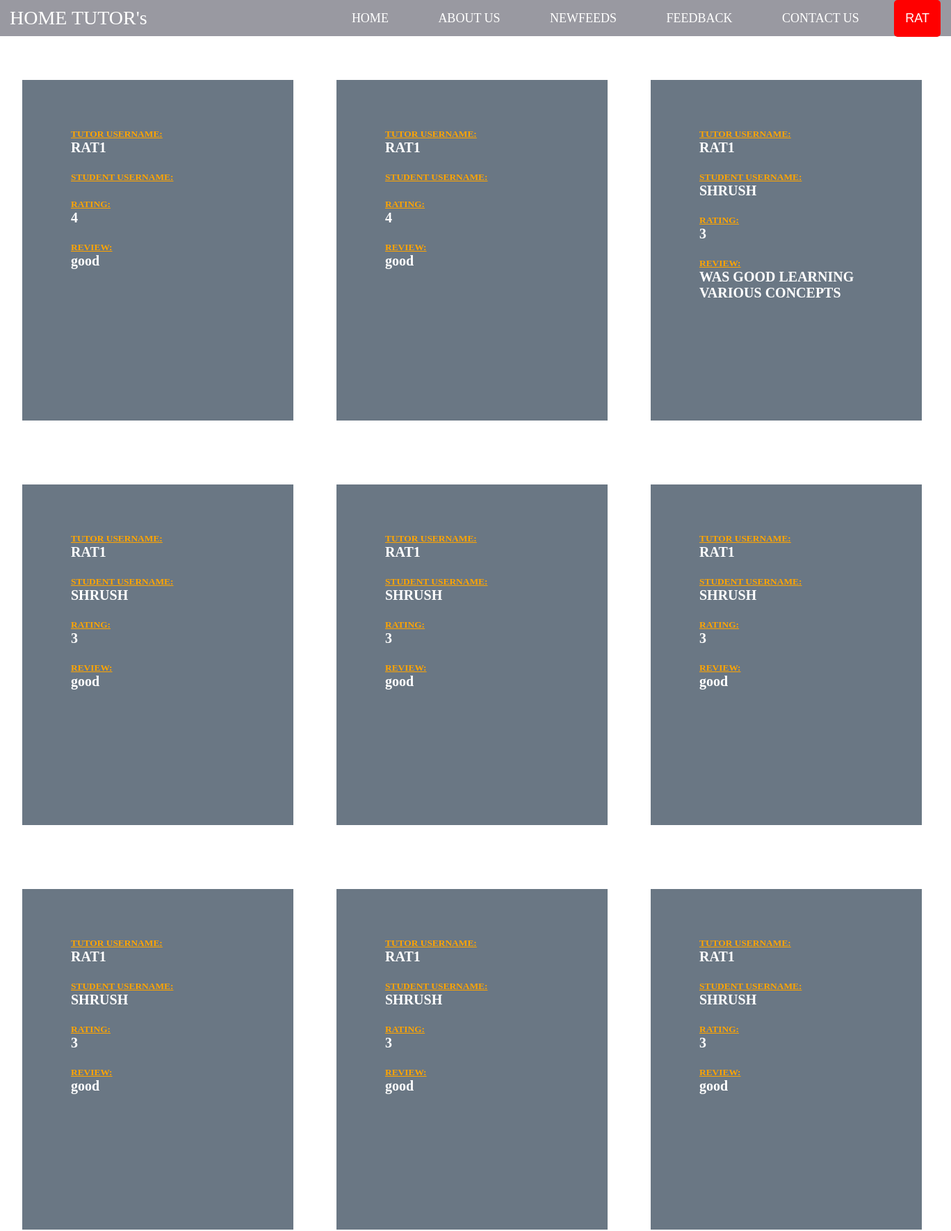
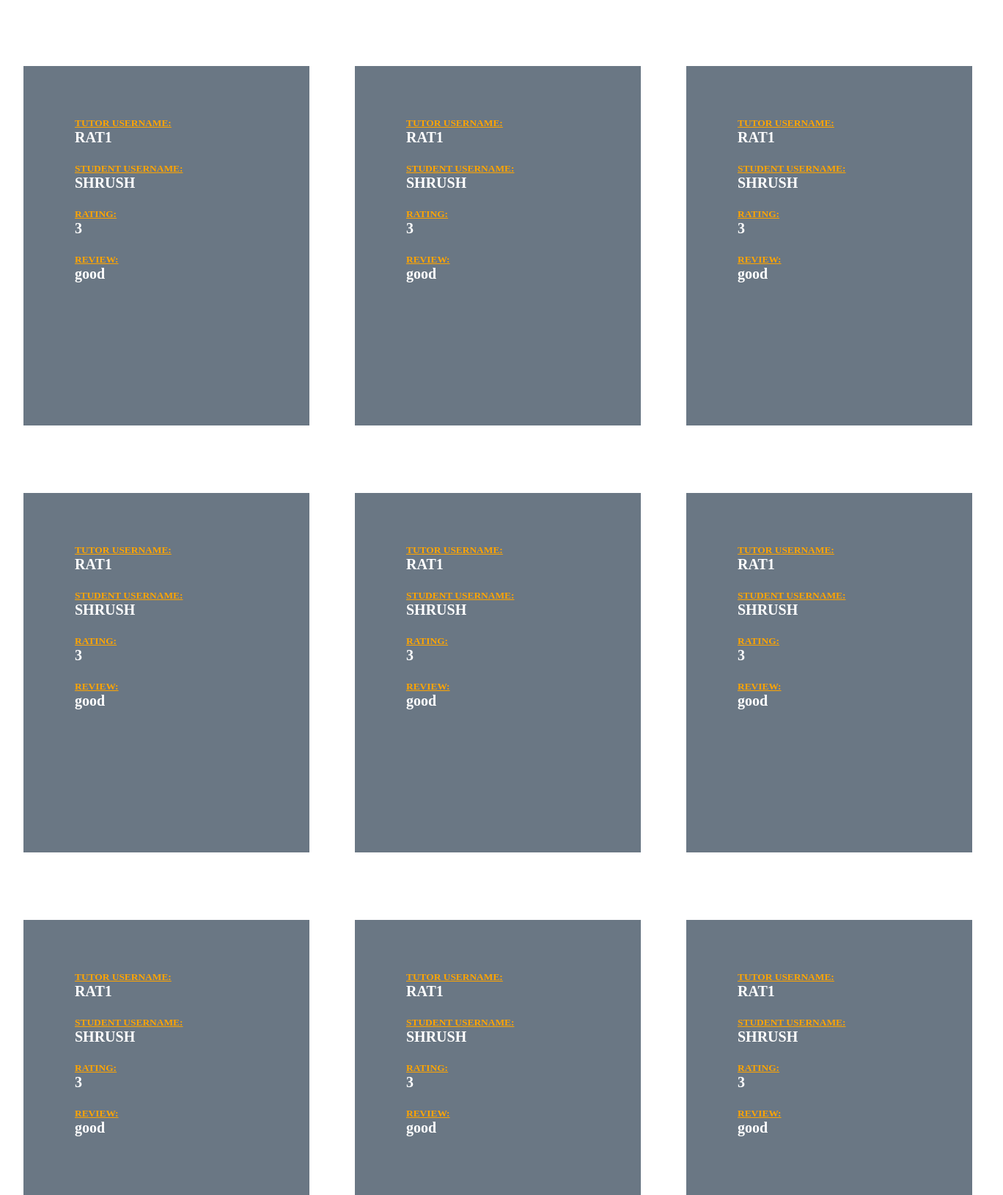
Screenshot of /TUTOR/feedback.php (signed in, upper part) with the database file from the repository (2 pictures, top to bottom).
### tables this page shows
CREATE TABLE `feedback` (
  `id` int(15) NOT NULL auto_increment,
  `u_tutor` varchar(255) NOT NULL,
  `u_student` varchar(255) NOT NULL,
  `rating` varchar(2) NOT NULL,
  `review` varchar(255) NOT NULL,
  PRIMARY KEY  (`id`)
);

### TUTOR/feedback.php (the view, shortened to what this page needs)
<html>
<head>
<link rel="stylesheet" type="text/css" href="newsfields.css">
<link rel="stylesheet" type="text/css" href="global.css" />
</head>
<body>
<header>
<div class="main">
<ul>
<li class="active"><a href="homepagelogin.php">HOME</a></li>
<li><a href="about.php">ABOUT US</a></li>
<li><a href="newsfeed.php">NEWFEEDS</a></li>
<li><a href="feedback.php">FEEDBACK</a></li>
<li><a href="contact.php">CONTACT US</a></li>
<li><div class="dropdown">
  <button class="dropbtn"><?php echo $_SESSION["name"];?></button>
</div>
</li>
</ul>
</div>
<div class="header">&nbsp;&nbsp;HOME TUTOR's </a></div>
<table>
<tr>
<?php
    $count=0;
    $con=mysqli_connect("localhost","root","","tutor");
    $sql="SELECT * from feedback WHERE u_tutor='".$_SESSION["username"]."'";
    $result = mysqli_query($con, $sql);
    if(mysqli_num_rows($result) > 0)
    {
        while($row = mysqli_fetch_assoc($result))
        {
            echo "<td><div class='content'>";
    echo "<h6>".'<p><u>TUTOR USERNAME:</u></p>'."</h6>";
    echo"<h4>".$row["u_tutor"]."</h4>";
    echo "<br>";
	echo "<h6>".'<p><u>STUDENT USERNAME:</u></p>'."</h6>";
    echo"<h4>".$row["u_student"]."</h4>";
    echo "<br>";
    echo "<h6>".'<p><u>RATING:</u></p>'."</h6>";
    echo"<h4>".$row["rating"]."</h4>";
    echo" <br>";
	echo "<h6>".'<p><u>REVIEW:</u></p>'."</h6>";
    echo"<h4>".$row["review"]."</h4>";
    echo" <br>";
    echo" </div> </td>";
    $count++;
    if($count%3==0)
{
    echo"</tr><tr>";
}
    }
    }
else{
	echo"Your tutor have not yet uploaded any notes yet!";
}
?></table>
</body></html>

### TUTOR/newsfields.css (style rules this page uses)
* { margin: 0; padding: 0; }
ul { float:right; list-style-type:none; margin-top:-5px; font-size:18px; }
ul li { display: inline-block; margin-left:25px; }
ul li a { text-decoration:none; color:white; padding:5px 20px; border:1px solid transparent; transition: 0.6s ease; }
.content { background: rgba(44,62,80,0.7); padding: 70px; margin-top:30px; font-weight:bold; height:270px; }
.content { background: rgba(44,62,80,0.7); padding: 70px; margin-top:30px; font-weight:bold; height:270px; width:250px; color:white; font-size:20px; }
table { align-items:center; }
td { padding:30px; margin:30px; }
ul { float:right; list-style-type:none; margin-top:10px; font-size:18px; margin-left:25px; }
.main { max-width: 1500px; margin:auto; }
.header { font-size:22px; width:100%; font-family:'Century Gothic'; }
.content { height:270px; }
body { background:url("source_background/bckground6.jpg"); background-size:cover; overflow:scroll; background-attachment: fixed; background-repeat:no repeat; }
header { background-size: cover; background-position: center; }

### TUTOR/global.css (style rules this page uses)
.header { font-size:28px; text-align:left; background-color:rgba(0,0,20,0.40); color:white; margin:auto; padding:10px 0px 10px 0px; display:block; }
a { text-decoration:none; color:white; }

### TUTOR/feedback.php (style rules this page uses)
h6 { color:orange; }
.content { height:350px; }
.dropbtn { background-color:red; color: white; padding: 16px; font-size: 18px; border: none; border-radius:05px; margin-right:15px; margin-top:-10px; ` }
.dropdown { position: relative; display: inline-block; }

### rows the page displays
feedback: u_tutor "RAT1", rating "4", review "good"
feedback: u_tutor "RAT1", rating "4", review "good"
feedback: u_tutor "RAT1", u_student "SHRUSH", rating "3", review "WAS GOOD LEARNING VARIOUS CONCEPTS"
feedback: u_tutor "RAT1", u_student "SHRUSH", rating "3", review "good"
feedback: u_tutor "RAT1", u_student "SHRUSH", rating "3", review "good"
feedback: u_tutor "RAT1", u_student "SHRUSH", rating "3", review "good"
feedback: u_tutor "RAT1", u_student "SHRUSH", rating "3", review "good"
feedback: u_tutor "RAT1", u_student "SHRUSH", rating "3", review "good"
feedback: u_tutor "RAT1", u_student "SHRUSH", rating "3", review "good"
feedback: u_tutor "RAT1", u_student "SHRUSH", rating "3", review "good"
feedback: u_tutor "RAT1", u_student "SHRUSH", rating "3", review "good"
feedback: u_tutor "RAT1", u_student "SHRUSH", rating "3", review "good"
feedback: u_tutor "RAT1", u_student "SHRUSH", rating "3", review "good"
feedback: u_tutor "RAT1", u_student "SHRUSH", rating "3", review "good"
feedback: u_tutor "RAT1", u_student "SHRUSH", rating "3", review "good"
feedback: u_tutor "RAT1", u_student "SHRUSH", rating "3", review "good"
feedback: u_tutor "RAT1", u_student "SHRUSH", rating "3", review "good"
feedback: u_tutor "RAT1", u_student "SHRUSH", rating "3", review "good"

### other values shown
$_SESSION["name"] "RAT"
